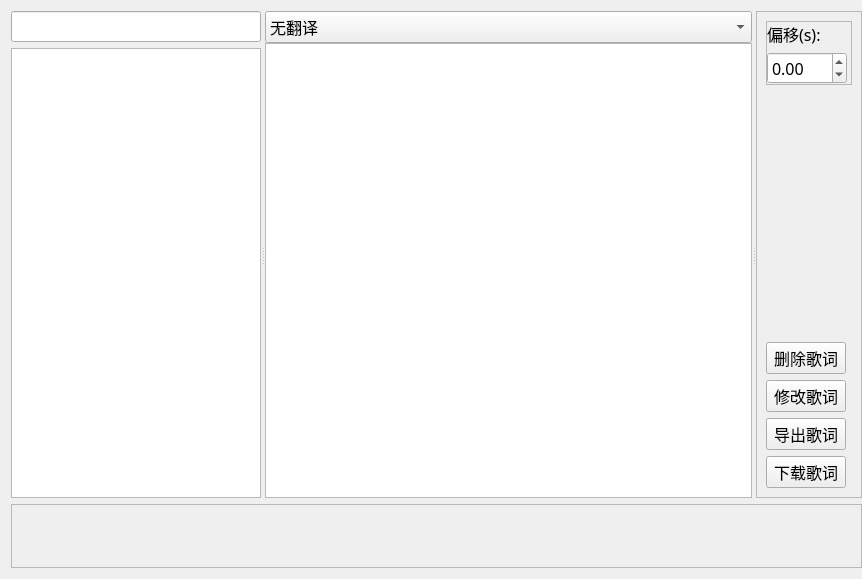
<?xml version="1.0" encoding="UTF-8"?>
<ui version="4.0">
 <class>LyricsManage</class>
 <widget class="QWidget" name="LyricsManage">
  <property name="geometry">
   <rect>
    <x>0</x>
    <y>0</y>
    <width>862</width>
    <height>579</height>
   </rect>
  </property>
  <property name="font">
   <font>
    <family>微软雅黑</family>
    <pointsize>12</pointsize>
   </font>
  </property>
  <property name="windowTitle">
   <string>LyricsManage</string>
  </property>
  <layout class="QGridLayout" name="gridLayout">
   <property name="rightMargin">
    <number>0</number>
   </property>
   <item row="0" column="0">
    <widget class="QSplitter" name="splitter">
     <property name="orientation">
      <enum>Qt::Horizontal</enum>
     </property>
     <widget class="QFrame" name="musics_frame">
      <property name="minimumSize">
       <size>
        <width>250</width>
        <height>0</height>
       </size>
      </property>
      <property name="maximumSize">
       <size>
        <width>250</width>
        <height>16777215</height>
       </size>
      </property>
      <layout class="QVBoxLayout" name="musics_verticalLayout">
       <property name="leftMargin">
        <number>0</number>
       </property>
       <property name="topMargin">
        <number>0</number>
       </property>
       <property name="rightMargin">
        <number>0</number>
       </property>
       <property name="bottomMargin">
        <number>0</number>
       </property>
       <item>
        <widget class="LineEdit" name="filter_lineEdit"/>
       </item>
       <item>
        <widget class="ListWidget" name="lyrics_listWidget"/>
       </item>
      </layout>
     </widget>
     <widget class="QFrame" name="text_frame">
      <layout class="QGridLayout" name="gridLayout_2">
       <property name="leftMargin">
        <number>0</number>
       </property>
       <property name="topMargin">
        <number>0</number>
       </property>
       <property name="rightMargin">
        <number>0</number>
       </property>
       <property name="bottomMargin">
        <number>0</number>
       </property>
       <property name="spacing">
        <number>0</number>
       </property>
       <item row="4" column="1" colspan="3">
        <widget class="QFrame" name="textbuttons_frame">
         <property name="minimumSize">
          <size>
           <width>0</width>
           <height>32</height>
          </size>
         </property>
         <property name="maximumSize">
          <size>
           <width>16777215</width>
           <height>32</height>
          </size>
         </property>
         <property name="frameShape">
          <enum>QFrame::StyledPanel</enum>
         </property>
         <property name="frameShadow">
          <enum>QFrame::Raised</enum>
         </property>
         <layout class="QHBoxLayout" name="textbuttons_horizontalLayout">
          <property name="spacing">
           <number>5</number>
          </property>
          <property name="leftMargin">
           <number>0</number>
          </property>
          <property name="topMargin">
           <number>0</number>
          </property>
          <property name="rightMargin">
           <number>20</number>
          </property>
          <property name="bottomMargin">
           <number>0</number>
          </property>
          <item>
           <spacer name="textbuttons_horizontalSpacer">
            <property name="orientation">
             <enum>Qt::Horizontal</enum>
            </property>
            <property name="sizeHint" stdset="0">
             <size>
              <width>40</width>
              <height>20</height>
             </size>
            </property>
           </spacer>
          </item>
          <item>
           <widget class="PushButton" name="confirm_button">
            <property name="minimumSize">
             <size>
              <width>70</width>
              <height>32</height>
             </size>
            </property>
            <property name="maximumSize">
             <size>
              <width>70</width>
              <height>32</height>
             </size>
            </property>
            <property name="text">
             <string>确定</string>
            </property>
           </widget>
          </item>
          <item>
           <widget class="PushButton" name="cancel_button">
            <property name="minimumSize">
             <size>
              <width>70</width>
              <height>32</height>
             </size>
            </property>
            <property name="maximumSize">
             <size>
              <width>70</width>
              <height>32</height>
             </size>
            </property>
            <property name="text">
             <string>取消</string>
            </property>
           </widget>
          </item>
         </layout>
        </widget>
       </item>
       <item row="0" column="0" colspan="4">
        <widget class="ComboBox" name="show_comboBox">
         <property name="minimumSize">
          <size>
           <width>0</width>
           <height>32</height>
          </size>
         </property>
         <item>
          <property name="text">
           <string>无翻译</string>
          </property>
         </item>
         <item>
          <property name="text">
           <string>音译</string>
          </property>
         </item>
         <item>
          <property name="text">
           <string>中文翻译</string>
          </property>
         </item>
        </widget>
       </item>
       <item row="1" column="0" rowspan="9" colspan="4">
        <widget class="PlainTextEdit" name="lyrics_plainTextEdit">
         <property name="lineWrapMode">
          <enum>QPlainTextEdit::NoWrap</enum>
         </property>
        </widget>
       </item>
       <item row="5" column="0">
        <spacer name="text_verticalSpacer2">
         <property name="orientation">
          <enum>Qt::Vertical</enum>
         </property>
         <property name="sizeType">
          <enum>QSizePolicy::Fixed</enum>
         </property>
         <property name="sizeHint" stdset="0">
          <size>
           <width>20</width>
           <height>20</height>
          </size>
         </property>
        </spacer>
       </item>
       <item row="2" column="0">
        <spacer name="text_verticalSpacer">
         <property name="orientation">
          <enum>Qt::Vertical</enum>
         </property>
         <property name="sizeHint" stdset="0">
          <size>
           <width>20</width>
           <height>130</height>
          </size>
         </property>
        </spacer>
       </item>
      </layout>
      <zorder>lyrics_plainTextEdit</zorder>
      <zorder>textbuttons_frame</zorder>
      <zorder>show_comboBox</zorder>
      <zorder>text_verticalSpacer</zorder>
      <zorder>text_verticalSpacer2</zorder>
     </widget>
     <widget class="QFrame" name="managebuttons_frame">
      <property name="maximumSize">
       <size>
        <width>106</width>
        <height>16777215</height>
       </size>
      </property>
      <property name="frameShape">
       <enum>QFrame::StyledPanel</enum>
      </property>
      <property name="frameShadow">
       <enum>QFrame::Raised</enum>
      </property>
      <layout class="QVBoxLayout" name="managebuttons_verticalLayout">
       <item>
        <widget class="QFrame" name="offset_frame">
         <property name="frameShape">
          <enum>QFrame::StyledPanel</enum>
         </property>
         <property name="frameShadow">
          <enum>QFrame::Raised</enum>
         </property>
         <layout class="QVBoxLayout" name="offset_verticalLayout">
          <property name="leftMargin">
           <number>0</number>
          </property>
          <property name="topMargin">
           <number>0</number>
          </property>
          <property name="rightMargin">
           <number>0</number>
          </property>
          <property name="bottomMargin">
           <number>0</number>
          </property>
          <item>
           <widget class="QLabel" name="offset_label">
            <property name="text">
             <string>偏移(s):</string>
            </property>
           </widget>
          </item>
          <item>
           <widget class="DoubleSpinBox" name="offset_doubleSpinBox">
            <property name="minimumSize">
             <size>
              <width>80</width>
              <height>32</height>
             </size>
            </property>
            <property name="maximumSize">
             <size>
              <width>80</width>
              <height>32</height>
             </size>
            </property>
            <property name="minimum">
             <double>-1000.000000000000000</double>
            </property>
            <property name="maximum">
             <double>1000.000000000000000</double>
            </property>
            <property name="singleStep">
             <double>0.500000000000000</double>
            </property>
           </widget>
          </item>
         </layout>
        </widget>
       </item>
       <item>
        <spacer name="managebuttons_verticalSpacer">
         <property name="orientation">
          <enum>Qt::Vertical</enum>
         </property>
         <property name="sizeHint" stdset="0">
          <size>
           <width>20</width>
           <height>389</height>
          </size>
         </property>
        </spacer>
       </item>
       <item>
        <widget class="PushButton" name="delete_button">
         <property name="minimumSize">
          <size>
           <width>80</width>
           <height>32</height>
          </size>
         </property>
         <property name="maximumSize">
          <size>
           <width>80</width>
           <height>32</height>
          </size>
         </property>
         <property name="text">
          <string>删除歌词</string>
         </property>
        </widget>
       </item>
       <item>
        <widget class="PushButton" name="modify_button">
         <property name="minimumSize">
          <size>
           <width>80</width>
           <height>32</height>
          </size>
         </property>
         <property name="maximumSize">
          <size>
           <width>80</width>
           <height>32</height>
          </size>
         </property>
         <property name="text">
          <string>修改歌词</string>
         </property>
        </widget>
       </item>
       <item>
        <widget class="PushButton" name="export_button">
         <property name="minimumSize">
          <size>
           <width>80</width>
           <height>32</height>
          </size>
         </property>
         <property name="maximumSize">
          <size>
           <width>80</width>
           <height>32</height>
          </size>
         </property>
         <property name="text">
          <string>导出歌词</string>
         </property>
        </widget>
       </item>
       <item>
        <widget class="PushButton" name="download_button">
         <property name="minimumSize">
          <size>
           <width>80</width>
           <height>32</height>
          </size>
         </property>
         <property name="maximumSize">
          <size>
           <width>80</width>
           <height>32</height>
          </size>
         </property>
         <property name="text">
          <string>下载歌词</string>
         </property>
        </widget>
       </item>
      </layout>
     </widget>
    </widget>
   </item>
   <item row="1" column="0">
    <widget class="QFrame" name="music_frame">
     <property name="minimumSize">
      <size>
       <width>0</width>
       <height>64</height>
      </size>
     </property>
     <property name="maximumSize">
      <size>
       <width>16777215</width>
       <height>64</height>
      </size>
     </property>
     <property name="frameShape">
      <enum>QFrame::StyledPanel</enum>
     </property>
     <property name="frameShadow">
      <enum>QFrame::Raised</enum>
     </property>
     <layout class="QGridLayout" name="music_gridLayout">
      <property name="leftMargin">
       <number>0</number>
      </property>
      <property name="topMargin">
       <number>0</number>
      </property>
      <property name="rightMargin">
       <number>0</number>
      </property>
      <property name="bottomMargin">
       <number>0</number>
      </property>
      <property name="horizontalSpacing">
       <number>10</number>
      </property>
      <property name="verticalSpacing">
       <number>0</number>
      </property>
      <item row="0" column="1">
       <widget class="QLabel" name="songname_label">
        <property name="minimumSize">
         <size>
          <width>0</width>
          <height>32</height>
         </size>
        </property>
        <property name="maximumSize">
         <size>
          <width>16777215</width>
          <height>32</height>
         </size>
        </property>
        <property name="text">
         <string/>
        </property>
       </widget>
      </item>
      <item row="1" column="1">
       <widget class="QLabel" name="singer_label">
        <property name="minimumSize">
         <size>
          <width>0</width>
          <height>32</height>
         </size>
        </property>
        <property name="maximumSize">
         <size>
          <width>16777215</width>
          <height>32</height>
         </size>
        </property>
        <property name="text">
         <string/>
        </property>
       </widget>
      </item>
      <item row="0" column="0" rowspan="2">
       <widget class="PixmapLabel" name="image_label">
        <property name="minimumSize">
         <size>
          <width>64</width>
          <height>64</height>
         </size>
        </property>
        <property name="maximumSize">
         <size>
          <width>64</width>
          <height>64</height>
         </size>
        </property>
        <property name="text">
         <string/>
        </property>
       </widget>
      </item>
     </layout>
    </widget>
   </item>
  </layout>
 </widget>
 <customwidgets>
  <customwidget>
   <class>LineEdit</class>
   <extends>QLineEdit</extends>
   <header>qfluentwidgets.h</header>
  </customwidget>
  <customwidget>
   <class>DoubleSpinBox</class>
   <extends>QDoubleSpinBox</extends>
   <header>qfluentwidgets.h</header>
  </customwidget>
  <customwidget>
   <class>PushButton</class>
   <extends>QPushButton</extends>
   <header>qfluentwidgets.h</header>
  </customwidget>
  <customwidget>
   <class>ListWidget</class>
   <extends>QListWidget</extends>
   <header>qfluentwidgets.h</header>
  </customwidget>
  <customwidget>
   <class>PlainTextEdit</class>
   <extends>QPlainTextEdit</extends>
   <header>qfluentwidgets.h</header>
  </customwidget>
  <customwidget>
   <class>ComboBox</class>
   <extends>QComboBox</extends>
   <header>qfluentwidgets.h</header>
  </customwidget>
  <customwidget>
   <class>PixmapLabel</class>
   <extends>QLabel</extends>
   <header>qfluentwidgets.h</header>
  </customwidget>
 </customwidgets>
 <resources/>
 <connections/>
</ui>
